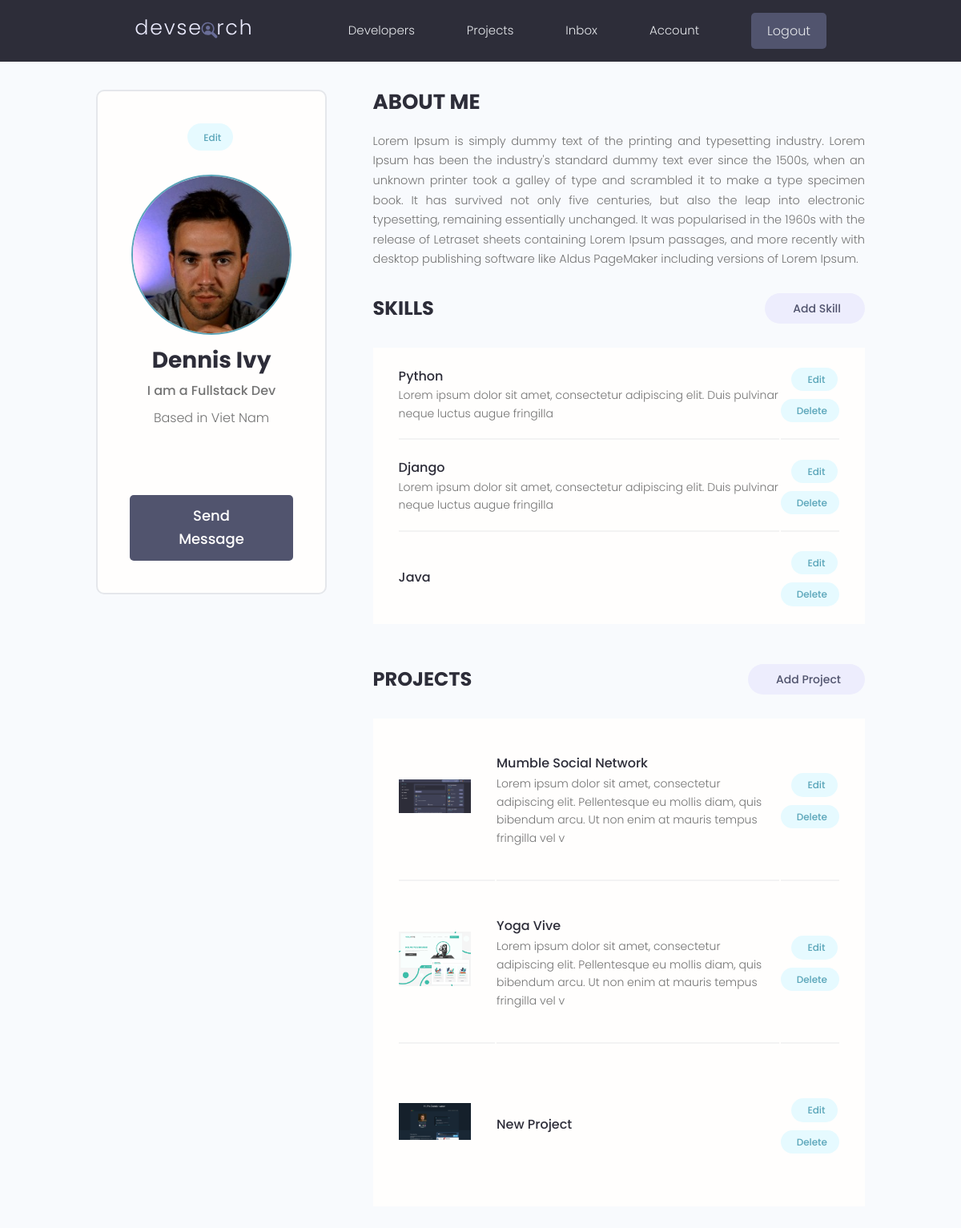
Page /account/ (signed in) on the earlier database version.
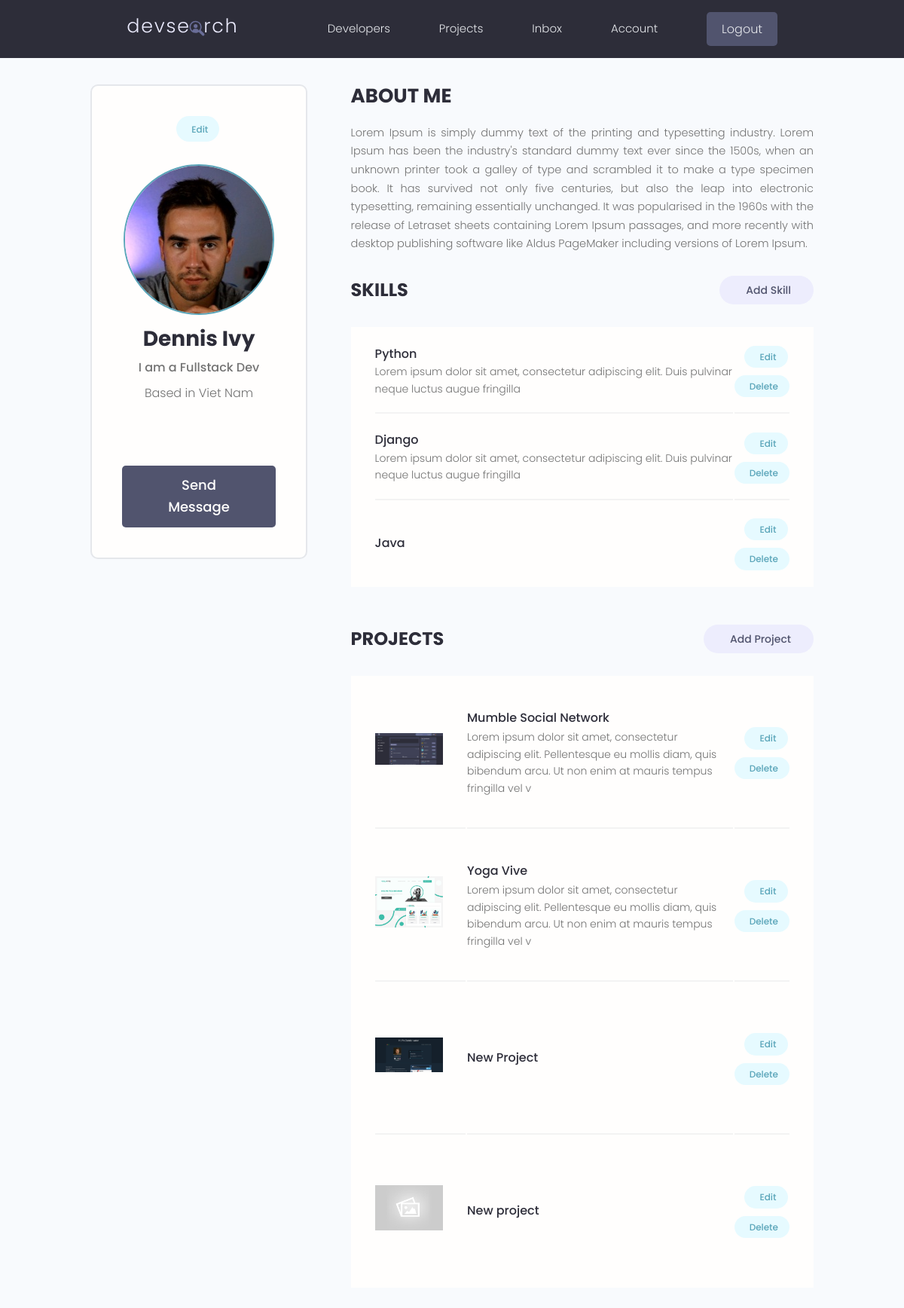
Same page on the later database version.
### users/models.py (models this page shows)
class Skill(models.Model):
    owner =  models.ForeignKey(Profile, on_delete=models.CASCADE, null=True)
    name = models.CharField(max_length= 200,null=True, blank=True)
    description = models.TextField(null=True, blank=True)
    created = models.DateTimeField(auto_now_add=True)
    id = models.UUIDField(default=uuid.uuid4, unique=True, primary_key=True, editable=False)
    def __str__(self):
        return str(self.name)

### projects/models.py (models this page shows, shortened)
class Project(models.Model):
    owner = models.ForeignKey(Profile, null=True, blank=True, on_delete=models.SET_NULL)
    title = models.CharField(max_length=200)
    description = models.TextField(null=True, blank=True)
    featured_image = models.ImageField(null=True, blank=True, default = "default.jpg")
    demo_link = models.CharField(max_length=2000, null=True, blank=True)
    source_link = models.CharField(max_length=2000, null=True, blank=True)
    tags = models.ManyToManyField('Tag', blank=True)
    vote_total = models.IntegerField(default=0, null=True, blank=True)
    vote_ratio = models.IntegerField(default=0, null=True, blank=True)
    created = models.DateTimeField(auto_now_add=True)
    id = models.UUIDField(default=uuid.uuid4, unique=True, primary_key=True, editable=False)

### users/views.py (the view)
# urls.py: path('account/',views.userAccount, name='account'),
@login_required(login_url='login')
def userAccount(request):
    profile = request.user.profile
    skills = profile.skill_set.all()
    projects = profile.project_set.all()
    context = {'profile':profile,'skills':skills,'projects':projects}
    return render(request, 'users/account.html', context)

### users/templates/users/account.html (shortened to what this page needs)
{% extends "main.html" %}
{%load static%}
{%block content%}
  <main class="settingsPage profile my-md">
    <div class="container">
      <div class="layout">
        <div class="column column--1of3">
          <div class="card text-center">
            <div class="card__body dev">
              <a class="tag tag--pill tag--main settings__btn" href="{%url 'edit-account'%}"> Edit</a>
              <img class="avatar avatar--xl dev__avatar" src="{{profile.profile_image.url}}" />
              <h2 class="dev__name">{{profile.name}}</h2>
              <p class="dev__title">{{profile.short_intro}}</p>
              <p class="dev__location">Based in {{profile.location}}</p>
              <ul class="dev__social">
              </ul>
              <a href="#" class="btn btn--sub btn--lg">Send Message </a>
            </div>
          </div>
        </div>
        <div class="column column--2of3">
          <div class="devInfo">
            <h3 class="devInfo__title">About Me</h3>
            <p class="devInfo__about">{{profile.bio}}</p>
          </div>
          <div class="settings">
            <h3 class="settings__title">Skills</h3>
            <a class="tag tag--pill tag--sub settings__btn tag--lg" href="{%url 'create-skill'%}"> Add Skill</a>
          </div>
          <table class="settings__table">
            {%for skill in skills%}
            <tr>
              <td class="settings__tableInfo">
                <h4>{{skill}}</h4>
                <p>{{skill.description|slice:"100"}}</p>
              </td>
              <td class="settings__tableActions">
                <a class="tag tag--pill tag--main settings__btn" href="{%url 'update-skill' skill.id%}"> Edit</a>
                <a class="tag tag--pill tag--main settings__btn" href="{%url 'delete-skill' skill.id%}?next=/account">
                  Delete</a>
              </td>
            </tr>
            {%endfor%}
          </table>
          <div class="settings">
            <h3 class="settings__title">Projects</h3>
            <a class="tag tag--pill tag--sub settings__btn tag--lg" href="{%url 'createProject'%}"> Add Project</a>
          </div>
          <table class="settings__table">
            {%for project in projects%}
            <tr>
              <td class="settings__thumbnail">
                <a href="{%url 'project' project.id%}"><img src="{{project.featured_image.url}}" alt="Project Thumbnail" /></a>
              </td>
              <td class="settings__tableInfo">
                <a href="{%url 'project' project.id%}">{{project.title}}</a>
                <p>{{project.description|slice:"150"}}</p>
              </td>
              <td class="settings__tableActions">
                <a class="tag tag--pill tag--main settings__btn" href="{%url 'update-project' project.id%}"> Edit</a>
                <a class="tag tag--pill tag--main settings__btn" href="{%url 'delete-project' project.id%}?next=/account"> Delete</a>
              </td>
            </tr>
            {%endfor%}
          </table>
        </div>
      </div>
    </div>
  </main>
{%endblock%}

Differences in the rows shown:
added Project: featured_image (placeholder picture), title "New project"
